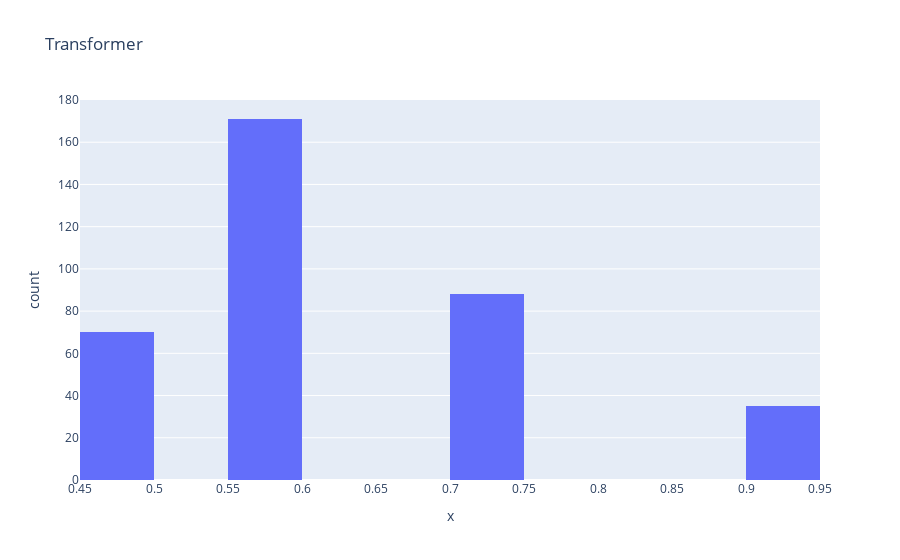

Source (notebook cell):
### Code cell
fig3 = px.histogram(df, x=transformer, title='Transformer')
fig3.show()

### Figure 1 — Plotly figure (JSON) as saved in the notebook; plotly's stock layout.template omitted (floating-point values rounded to 4 significant figures; data arrays with more than 128 entries replaced by an {"elided": "..."} marker saying what was removed)
{"data": [{"alignmentgroup": "True", "bingroup": "x", "hovertemplate": "x=%{x}<br>count=%{y}<extra></extra>", "legendgroup": "", "marker": {"color": "#636efa", "pattern": {"shape": ""}}, "name": "", "offsetgroup": "", "orientation": "v", "showlegend": false, "type": "histogram", "x": {"elided": "364 float values"}, "xaxis": "x", "yaxis": "y"}], "layout": {"barmode": "relative", "legend": {"tracegroupgap": 0}, "title": {"text": "Transformer"}, "xaxis": {"anchor": "y", "domain": [0, 1], "title": {"text": "x"}}, "yaxis": {"anchor": "x", "domain": [0, 1], "title": {"text": "count"}}}}
